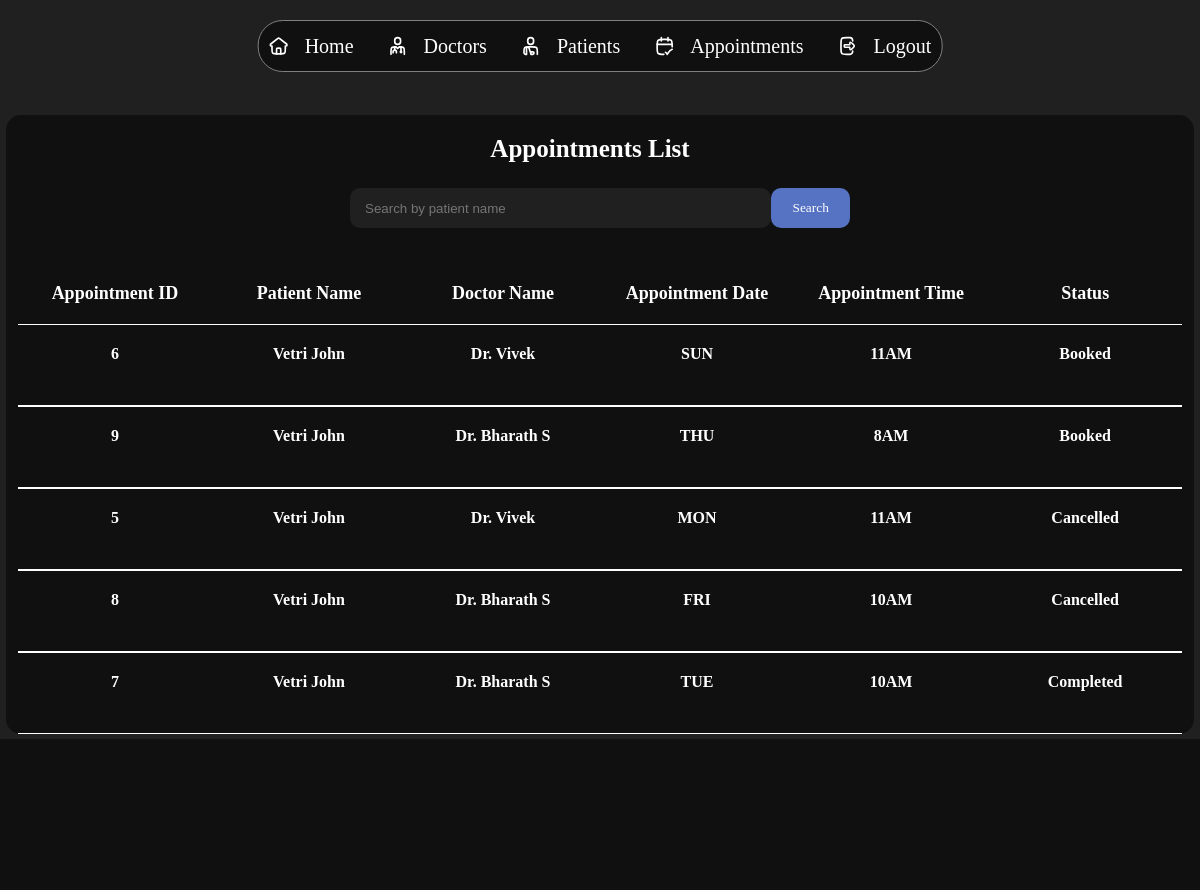
Before: /appointment_list with the older database file.
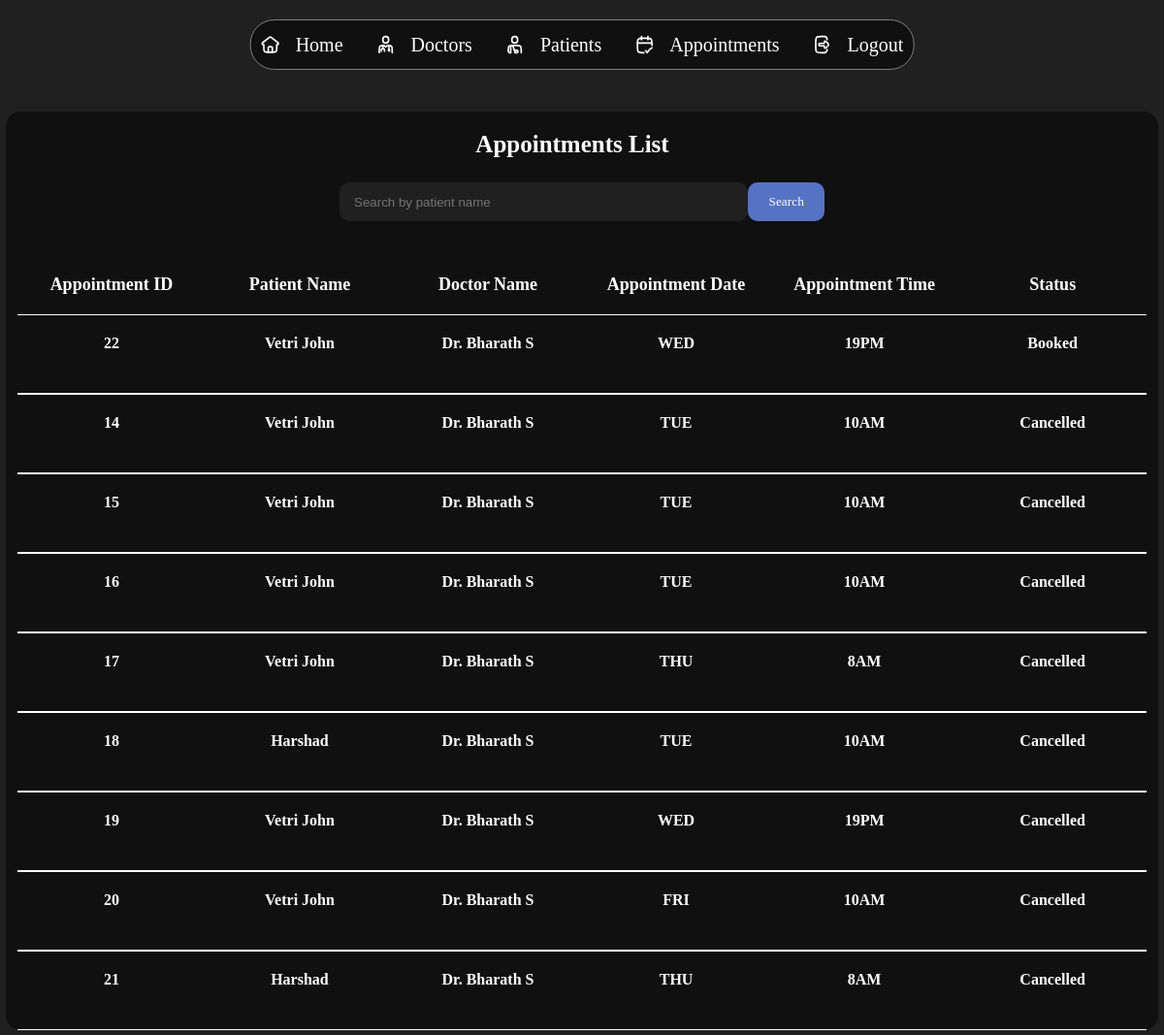
After: the same page with the newer database file.
### tables this page shows
CREATE TABLE "APPOINTMENTS"(
                APPOINTMENT_ID INTEGER PRIMARY KEY AUTOINCREMENT,
                PATIENT_ID INTEGER,
                PATIENT_NAME TEXT,
                DOC_ID INTEGER,
                DOC_NAME TEXT,
                APPOINTMENT_DATE DATE,
                APPOINTMENT_TIME TIME,
                STATUS TEXT,
                FOREIGN KEY (PATIENT_ID) REFERENCES PATIENTS (PATIENT_ID),
                FOREIGN KEY (PATIENT_NAME) REFERENCES PATIENTS (PATIENT_NAME),
                FOREIGN KEY (DOC_ID) REFERENCES DOCTORS (DOC_ID),
                FOREIGN KEY (DOC_NAME) REFERENCES DOCTORS (DOC_NAME));

### app.py (the view)
@app.route('/appointment_list')
def appointment_list():
    name = request.args.get('name', '').strip()
    con=sqlite3.connect(database)
    cur=con.cursor()
    if name:
        cur.execute("SELECT APPOINTMENT_ID,PATIENT_NAME,DOC_NAME,APPOINTMENT_DATE,APPOINTMENT_TIME, STATUS FROM APPOINTMENTS WHERE PATIENT_NAME LIKE ? ORDER BY STATUS", ('%'+name+'%',))
    else:
        cur.execute("SELECT APPOINTMENT_ID,PATIENT_NAME,DOC_NAME,APPOINTMENT_DATE,APPOINTMENT_TIME, STATUS FROM APPOINTMENTS ORDER BY STATUS")
    apptab = cur.fetchall()
    con.close()
    return render_template("admin/appointments.html",apptab=apptab, search=name)

### Templates/admin/appointments.html (shortened to what this page needs)
<!DOCTYPE html>
<html lang="en">
<head>
    <link rel="stylesheet" href="{{ url_for('static', filename='css/admindash.css') }}">
</head>
<body>
    <div class="navbar">
            <div class="icon">
                <img src="{{ url_for('static',filename='icons/home.svg')}}" alt="">
                <a href="/admin_dashboard">Home</a>
            </div>
            <div class="icon">
                <img src="{{ url_for('static',filename='icons/doc.svg')}}" alt="">
                <a href="/doctor_list">Doctors</a>
            </div>
            <div class="icon">
                <img src="{{ url_for('static',filename='icons/patient.svg')}}" alt="">
                <a href="/patient_list">Patients</a>
            </div>
            <div class="icon">
                <img src="{{ url_for('static',filename='icons/app.svg')}}" alt="">
                <a href="/appointment_list">Appointments</a>
            </div>
            <div class="icon">
                <img src="{{ url_for('static',filename='icons/logout.svg')}}" alt="">
                <a href="/">Logout</a>
            </div>
    </div>
    <section class="main">
        <div class="view" style="height: auto;">
            <div class="appointments">
                <h1 id="hmm">Appointments List</h1>
                <form class="searchbar" method="get" action="{{ url_for('appointment_list') }}">
                    <input type="search" name="name" placeholder="Search by patient name" value="{{ search|default('') }}"/>
                    <button type="submit" style="padding:6px 10px;">Search</button>
                </form>
                <div class="titlee">
                    <div class="app">
                        <h1>Appointment ID</h1>
                    </div>
                    <div class="patient">
                        <h1>Patient Name</h1>
                    </div>
                    <div class="patient">
                        <h1>Doctor Name</h1>
                    </div>
                    <div class="patient">
                        <h1>Appointment Date</h1>
                    </div>
                    <div class="patient">
                        <h1>Appointment Time</h1>
                    </div>
                    <div class="patient">
                        <h1>Status</h1>
                    </div>
                </div>
                {% for i in apptab%}
                <div class="title">
                    <div class="app">
                        <h1>{{i[0]}}</h1>
                    </div>
                    <div class="patient">
                        <h1>{{i[1]}}</h1>
                    </div>
                    <div class="patient">
                        <h1>{{i[2]}}</h1>
                    </div>
                    <div class="patient">
                        <h1>{{i[3]}}</h1>
                    </div>
                    <div class="patient">
                        <h1>{{i[4]}}</h1>
                    </div>
                    <div class="patient">
                        <h1>{{i[5]}}</h1>
                    </div>
                </div>
                {% endfor %}
            </div>
        </div>
    </section>
</body>
</html>

Changed rows visible on the page:
removed APPOINTMENTS: APPOINTMENT_ID "6", PATIENT_NAME "Vetri John", DOC_NAME "Dr. Vivek", APPOINTMENT_DATE "SUN", APPOINTMENT_TIME "11AM", STATUS "Booked"
removed APPOINTMENTS: APPOINTMENT_ID "9", PATIENT_NAME "Vetri John", DOC_NAME "Dr. Bharath S", APPOINTMENT_DATE "THU", APPOINTMENT_TIME "8AM", STATUS "Booked"
removed APPOINTMENTS: APPOINTMENT_ID "5", PATIENT_NAME "Vetri John", DOC_NAME "Dr. Vivek", APPOINTMENT_DATE "MON", APPOINTMENT_TIME "11AM", STATUS "Cancelled"
removed APPOINTMENTS: APPOINTMENT_ID "8", PATIENT_NAME "Vetri John", DOC_NAME "Dr. Bharath S", APPOINTMENT_DATE "FRI", APPOINTMENT_TIME "10AM", STATUS "Cancelled"
removed APPOINTMENTS: APPOINTMENT_ID "7", PATIENT_NAME "Vetri John", DOC_NAME "Dr. Bharath S", APPOINTMENT_DATE "TUE", APPOINTMENT_TIME "10AM", STATUS "Completed"
added APPOINTMENTS: APPOINTMENT_ID "22", PATIENT_NAME "Vetri John", DOC_NAME "Dr. Bharath S", APPOINTMENT_DATE "WED", APPOINTMENT_TIME "19PM", STATUS "Booked"
added APPOINTMENTS: APPOINTMENT_ID "14", PATIENT_NAME "Vetri John", DOC_NAME "Dr. Bharath S", APPOINTMENT_DATE "TUE", APPOINTMENT_TIME "10AM", STATUS "Cancelled"
added APPOINTMENTS: APPOINTMENT_ID "15", PATIENT_NAME "Vetri John", DOC_NAME "Dr. Bharath S", APPOINTMENT_DATE "TUE", APPOINTMENT_TIME "10AM", STATUS "Cancelled"
added APPOINTMENTS: APPOINTMENT_ID "16", PATIENT_NAME "Vetri John", DOC_NAME "Dr. Bharath S", APPOINTMENT_DATE "TUE", APPOINTMENT_TIME "10AM", STATUS "Cancelled"
added APPOINTMENTS: APPOINTMENT_ID "17", PATIENT_NAME "Vetri John", DOC_NAME "Dr. Bharath S", APPOINTMENT_DATE "THU", APPOINTMENT_TIME "8AM", STATUS "Cancelled"
added APPOINTMENTS: APPOINTMENT_ID "18", PATIENT_NAME "Harshad", DOC_NAME "Dr. Bharath S", APPOINTMENT_DATE "TUE", APPOINTMENT_TIME "10AM", STATUS "Cancelled"
added APPOINTMENTS: APPOINTMENT_ID "19", PATIENT_NAME "Vetri John", DOC_NAME "Dr. Bharath S", APPOINTMENT_DATE "WED", APPOINTMENT_TIME "19PM", STATUS "Cancelled"
added APPOINTMENTS: APPOINTMENT_ID "20", PATIENT_NAME "Vetri John", DOC_NAME "Dr. Bharath S", APPOINTMENT_DATE "FRI", APPOINTMENT_TIME "10AM", STATUS "Cancelled"
added APPOINTMENTS: APPOINTMENT_ID "21", PATIENT_NAME "Harshad", DOC_NAME "Dr. Bharath S", APPOINTMENT_DATE "THU", APPOINTMENT_TIME "8AM", STATUS "Cancelled"
